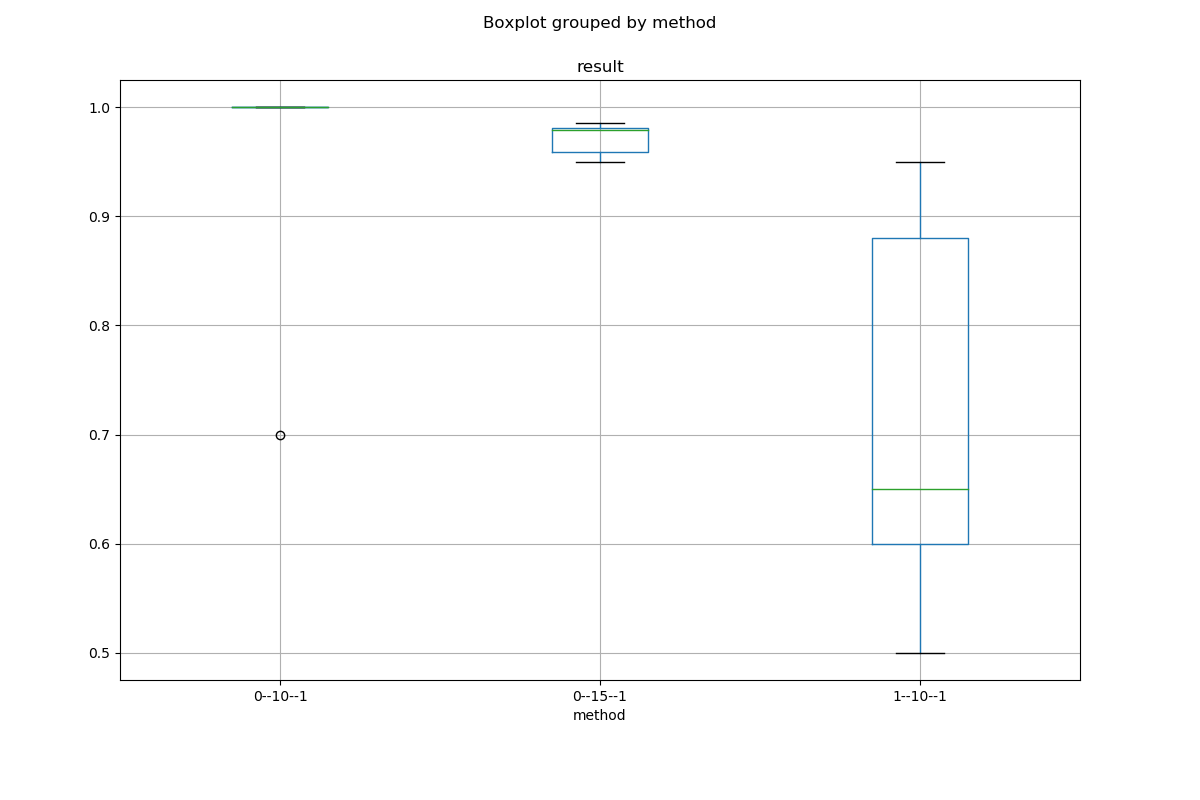

The script that saved this image:
import pandas as pd
import matplotlib.pyplot as plt

datafile = "anova.csv"
data = pd.read_csv(datafile)

#Create a boxplot
data.boxplot('result', by='method', figsize=(12, 8))
plt.savefig("anova.png")
